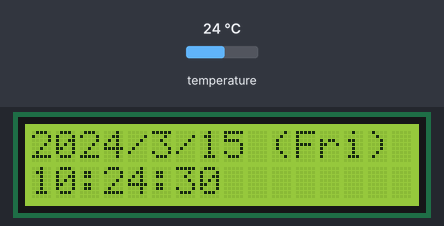
This program was run on a simulated Arduino Uno, built with avr-gcc and run on an emulated ATmega328P. On the bench: 16×2 character LCD. The inputs (shaded band) are chosen by the test bench; at power-on: temperature 24 °C. The local clock reads 2024-03-15 10:24:30 at power-on unless the program sets it; what the program prints to the serial monitor is not drawn.

Above: at 0.2 s.
At 3.5 s:
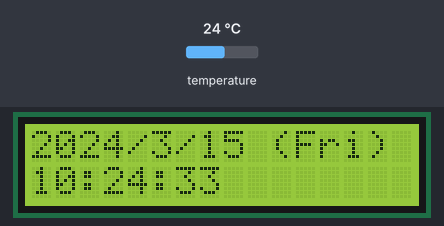
At 6.9 s:
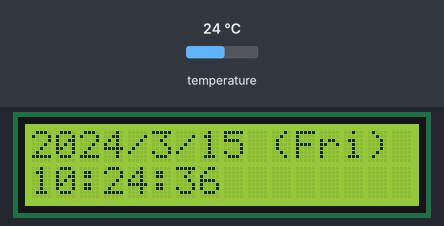
At 14.6 s:
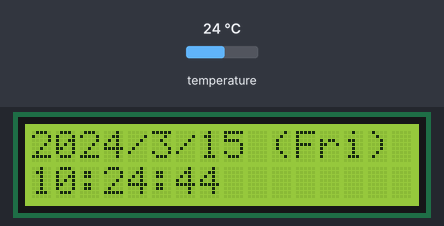
At 25.8 s:
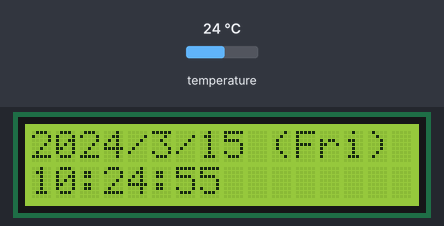
At 38.0 s:
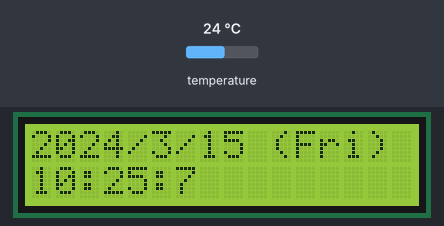

The program:

main.cpp
```cpp
/*
DS3231_set.pde
Eric Ayars
4/11

Test of set-time routines for a DS3231 RTC

*/
#include <LiquidCrystal_I2C.h>
#include <Arduino.h>
#include <Wire.h>
#include <SPI.h>
LiquidCrystal_I2C lcd(0x27,16,2);
// Date and time functions using a DS3231 RTC connected via I2C and Wire lib
#include "RTClib.h"

RTC_DS3231 rtc;

char daysOfTheWeek[7][12] = {"Sun", "Mon", "Tues", "Wed", "Thur", "Fri", "Sat"};

void setup () {
  Serial.begin(9600);
  lcd.init();
  lcd.backlight();

#ifndef ESP8266
  while (!Serial); // wait for serial port to connect. Needed for native USB
#endif

  if (! rtc.begin()) {
    Serial.println("Couldn't find RTC");
    Serial.flush();
    while (1) delay(10);
  }

  if (rtc.lostPower()) {
    Serial.println("RTC lost power");
    // When time needs to be set on a new device, or after a power loss, the
    // following line sets the RTC to the date & time this sketch was compiled
   // rtc.adjust(DateTime(F(__DATE__), F(__TIME__)));
    // This line sets the RTC with an explicit date & time, for example to set
    // January 21, 2014 at 3am you would call:
    //rtc.adjust(DateTime(2022, 1, 1, 16, 4, 0));
  }

  // When time needs to be re-set on a previously configured device, the
  // following line sets the RTC to the date & time this sketch was compiled
  //rtc.adjust(DateTime(F(__DATE__), F(__TIME__)));
  // This line sets the RTC with an explicit date & time, for example to set
  // January 21, 2014 at 3am you would call:
  //rtc.adjust(DateTime(2022, 1, 1, 16, 6, 0));
}
void loop () {
   DateTime now = rtc.now();
    Serial.print(now.year(), DEC);
    Serial.print('/');
    Serial.print(now.month(), DEC);
    Serial.print('/');
    Serial.print(now.day(), DEC);
    Serial.print(" (");
    Serial.print(daysOfTheWeek[now.dayOfTheWeek()]);
    Serial.print(") ");
    Serial.print(now.hour(), DEC);
    Serial.print(':');
    Serial.print(now.minute(), DEC);
    Serial.print(':');
    Serial.print(now.second(), DEC);
    Serial.println();

    lcd.clear();
    lcd.setCursor(0,0);
    lcd.print(now.year(), DEC);
    lcd.print('/');
    lcd.print(now.month(), DEC);
    lcd.print('/');
    lcd.print(now.day(), DEC);
    lcd.print(" (");
    lcd.print(daysOfTheWeek[now.dayOfTheWeek()]);
    lcd.print(") ");
    lcd.setCursor(0,1);
    lcd.print(now.hour(), DEC);
    lcd.print(':');
    lcd.print(now.minute(), DEC);
    lcd.print(':');
    lcd.print(now.second(), DEC);
    lcd.println("                         ");


    Serial.print(" since midnight 1/1/1970 = ");
    Serial.print(now.unixtime());
    Serial.print("s = ");
    Serial.print(now.unixtime() / 86400L);
    Serial.println("d");

    // calculate a date which is 7 days, 12 hours, 30 minutes, 6 seconds into the future
    DateTime future (now + TimeSpan(7,12,30,6));

    Serial.print(" now + 7d + 12h + 30m + 6s: ");
    Serial.print(future.year(), DEC);
    Serial.print('/');
    Serial.print(future.month(), DEC);
    Serial.print('/');
    Serial.print(future.day(), DEC);
    Serial.print(' ');
    Serial.print(future.hour(), DEC);
    Serial.print(':');
    Serial.print(future.minute(), DEC);
    Serial.print(':');
    Serial.print(future.second(), DEC);
    Serial.println();

    Serial.print("Temperature: ");
    Serial.print(rtc.getTemperature());
    Serial.println(" C");

    Serial.println();
    delay(1000);
}
```

Measured:
- what the display in image 1 shows lasts 1.1 s, from 3.5 s to 4.6 s
